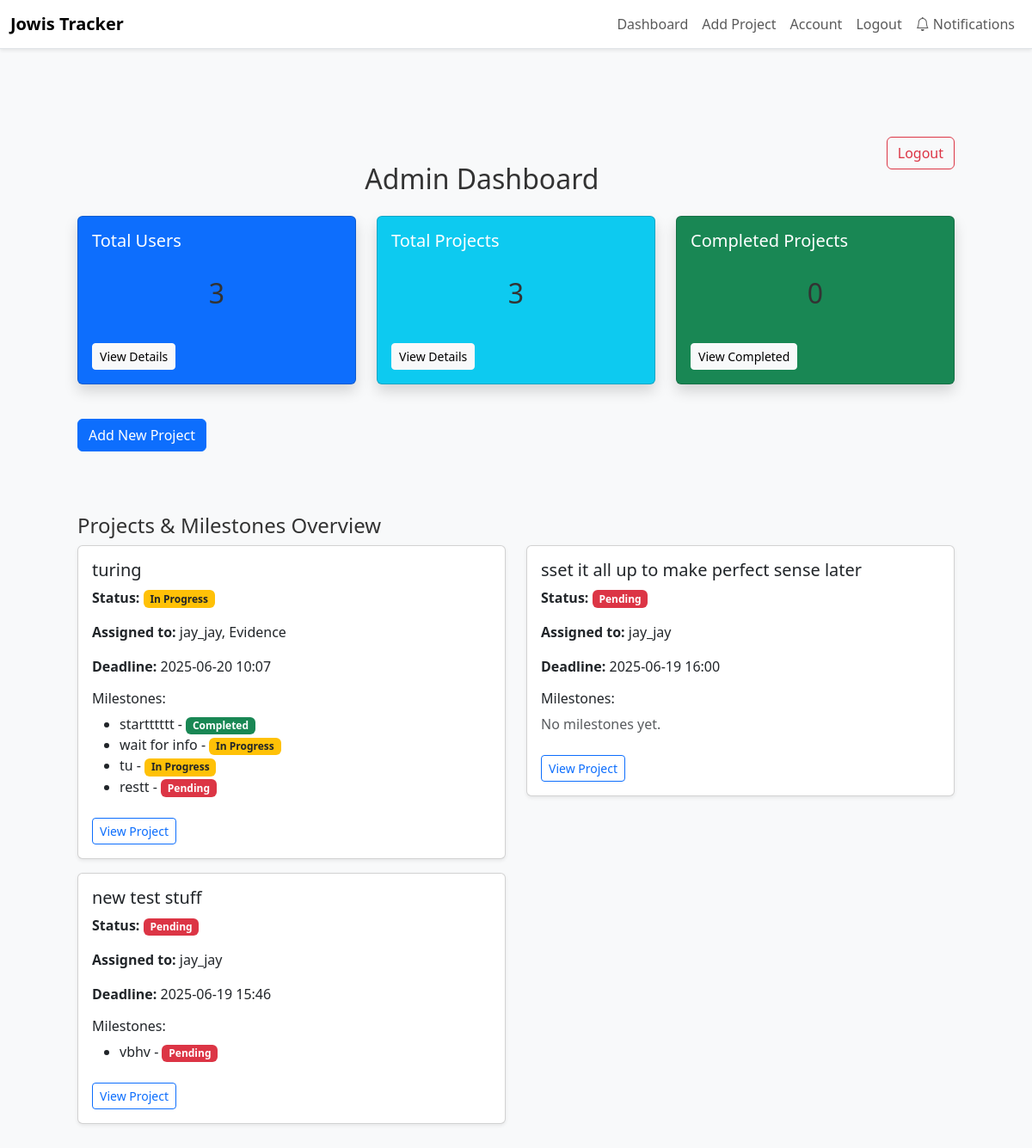
The app's page /admin (signed in), older data.
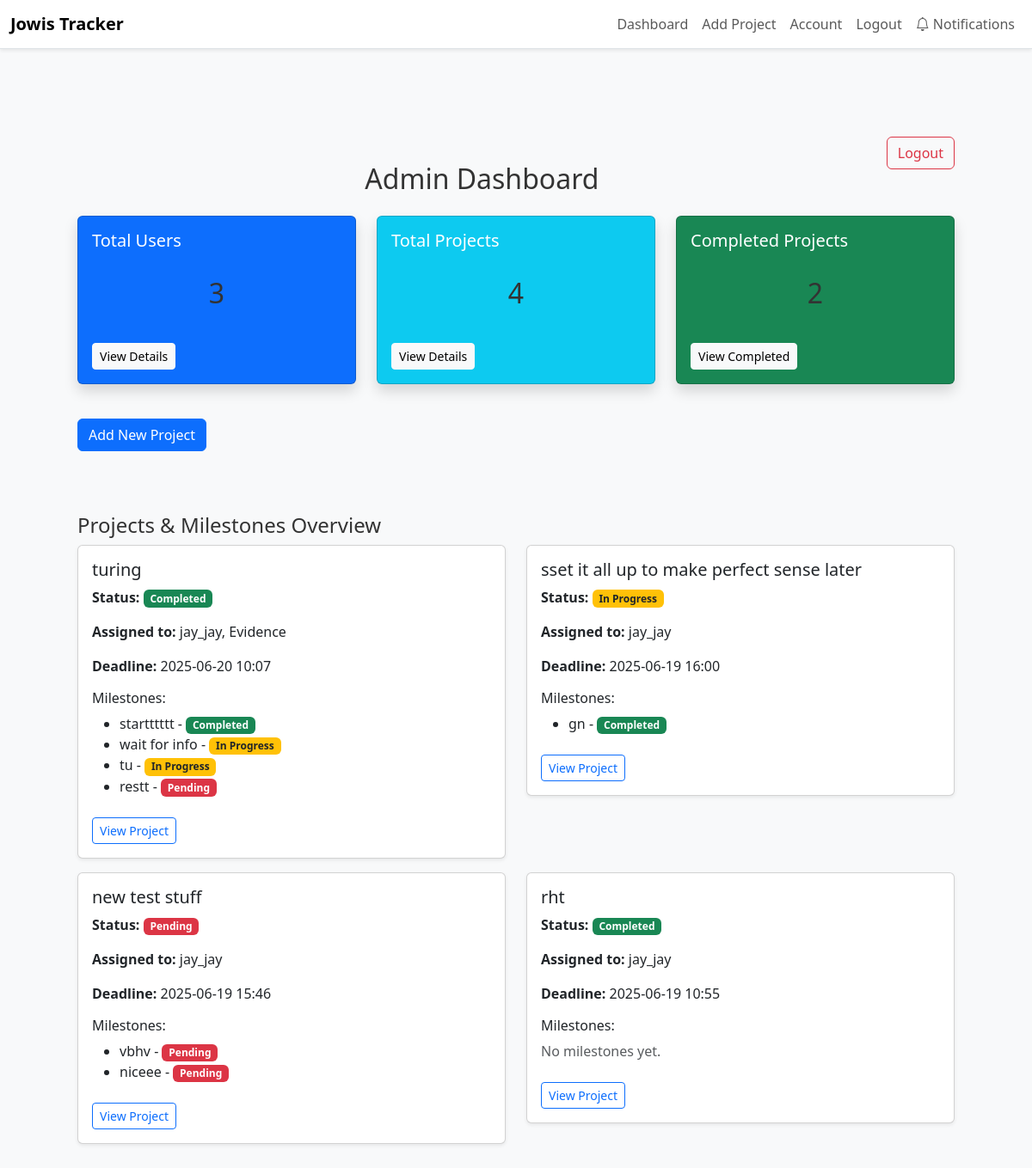
The same page, newer data.
### app/dbmodels.py (models this page shows, shortened)
class Project(db.Model):
    id = db.Column(db.Integer, primary_key=True)
    title = db.Column(db.String(150), nullable=False)
    description = db.Column(db.Text, nullable=False)
    tasks = db.relationship("Task", backref="project", cascade="all, delete-orphan", passive_deletes=True)
    milestones = db.relationship("Milestone", backref="project", cascade="all, delete-orphan", passive_deletes=True)
    deadline = db.Column(db.DateTime, nullable=False, default = datetime.now(timezone.utc)) # default to current time in UTC
    status = db.Column(db.String(20), nullable=False, default="Pending")
    comment = db.Column(db.Text, nullable=True)
    users = db.relationship(
        'User',
        secondary=project_users,
        back_populates='projects'
    )

class User(db.Model, UserMixin):
    id = db.Column(db.Integer, primary_key=True)
    username = db.Column(db.String(150), unique=True, nullable=False)
    email = db.Column(db.String(150), unique=True, nullable=False)
    password_hash = db.Column(db.String(150), nullable=False)
    tasks = db.relationship("Task", backref="assigned_to", cascade='all, delete-orphan',passive_deletes=True)
    role = db.Column(db.String(50), nullable=False, default="employee") # or admin
    projects = db.relationship(
        'Project',
        secondary=project_users,
        back_populates='users'
    )
    reset_code = db.Column(db.String(8), nullable=True)
    reset_code_expiry = db.Column(db.DateTime, nullable=True)

class Milestone(db.Model):
    id = db.Column(db.Integer, primary_key=True)
    name = db.Column(db.String(140), nullable=False)
    deadline = db.Column(db.DateTime, nullable=False)
    project_id = db.Column(db.Integer, db.ForeignKey("project.id", ondelete="CASCADE"), nullable=False) # ondelete="CASCADE" ensures that if a project is deleted, its milestones are also deleted
    tasks = db.relationship("Task", backref="milestone", lazy="dynamic")
    status = db.Column(db.String(20), nullable=False, default="Pending")

### app/routes.py (the view)
@main.route('/admin')
@login_required
def admin_dashboard():
    if current_user.role != "admin":
        abort(403)
    user_count = User.query.count()
    project_count = Project.query.count()
    completed_count = Project.query.filter_by(status='Completed').count()
    projects = Project.query.order_by(Project.deadline.desc()).all()
    return render_template(
        'admin_dashboard.html',
        user_count=user_count,
        project_count=project_count,
        completed_count=completed_count,
        projects=projects
    )

### app/__init__.py (called while the page is built)
def create_app():
    app= Flask(__name__)
    app.config.from_object("config.Config") # load app config from config.py
    db.init_app(app)
    migrate.init_app(app, db)
    login_manager.init_app(app)
    mail.init_app(app)
    scheduler.init_app(app)
    scheduler.start()
    from . import jobs  # <-- Import jobs to register them
    from .admin import init_admin
    init_admin(app)
    login_manager.login_view = "main.login"
    login_manager.login_message_category ="info"
    from .dbmodels import User
    @login_manager.user_loader
    def load_user(user_id):
        return User.query.get(int(user_id))
    from .routes import main
    app.register_blueprint(main)
    return app

### app/templates/admin_dashboard.html
{% extends "base.html" %}
{% block content %}
<div class="container mt-4">
  <a href="{{ url_for('main.logout') }}" class="btn btn-outline-danger float-end mb-3">Logout</a>
  <h2 class="mb-4">Admin Dashboard</h2>
  <div class="row mb-4">
    <div class="col-md-4">
      <div class="card text-white bg-primary mb-3 shadow">
        <div class="card-body">
          <h5 class="card-title">Total Users</h5>
          <h2>{{ user_count }}</h2>
          <a href="{{ url_for('main.admin_users') }}" class="btn btn-light btn-sm mt-2">View Details</a>
        </div>
      </div>
    </div>
    <div class="col-md-4">
      <div class="card text-white bg-info mb-3 shadow">
        <div class="card-body">
          <h5 class="card-title">Total Projects</h5>
          <h2>{{ project_count }}</h2>
          <a href="{{ url_for('main.admin_projects') }}" class="btn btn-light btn-sm mt-2">View Details</a>
        </div>
      </div>
    </div>
    <div class="col-md-4">
      <div class="card text-white bg-success mb-3 shadow">
        <div class="card-body">
          <h5 class="card-title">Completed Projects</h5>
          <h2>{{ completed_count }}</h2>
          <a href="{{ url_for('main.admin_projects', status='Completed') }}" class="btn btn-light btn-sm mt-2">View Completed</a>
        </div>
      </div>
    </div>
  </div>
  <a href="{{ url_for('main.add_project') }}" class="btn btn-primary mb-4">Add New Project</a>
  <h4 class="mt-5">Projects & Milestones Overview</h4>
  <div class="row">
    {% for project in projects %}
    <div class="col-md-6">
      <div class="card mb-3 shadow-sm">
        <div class="card-body">
          <h5 class="card-title">{{ project.title }}</h5>
          <p><strong>Status:</strong>
            {% if project.status == 'Completed' %}
              <span class="badge bg-success">Completed</span>
            {% elif project.status == 'Pending' %}
              <span class="badge bg-danger">Pending</span>
            {% elif project.status == 'In Progress' %}
              <span class="badge bg-warning text-dark">In Progress</span>
            {% else %}
              <span class="badge bg-secondary">Unknown</span>
            {% endif %}
          </p>
          <p><strong>Assigned to:</strong>
            {% for user in project.users %}
              {{ user.username }}{% if not loop.last %}, {% endif %}
            {% endfor %}
          </p>
          <p><strong>Deadline:</strong> {{ project.deadline.strftime('%Y-%m-%d %H:%M') if project.deadline else 'N/A' }}</p>
          <h6>Milestones:</h6>
          {% if project.milestones %}
            <ul>
              {% for milestone in project.milestones %}
                <li>
                  {{ milestone.name }} -
                  {% if milestone.status == 'Completed' %}
                    <span class="badge bg-success">Completed</span>
                  {% elif milestone.status == 'Pending' %}
                    <span class="badge bg-danger">Pending</span>
                  {% elif milestone.status == 'In Progress' %}
                    <span class="badge bg-warning text-dark">In Progress</span>
                  {% else %}
                    <span class="badge bg-secondary">Unknown</span>
                  {% endif %}
                </li>
              {% endfor %}
            </ul>
          {% else %}
            <p class="text-muted">No milestones yet.</p>
          {% endif %}
          <a href="{{ url_for('main.admin_project_detail', project_id=project.id) }}" class="btn btn-outline-primary btn-sm mt-2">View Project</a>
        </div>
      </div>
    </div>
    {% endfor %}
  </div>
</div>
{% endblock %}

### app/templates/base.html (shortened to what this page needs)
<!DOCTYPE html>
<html lang="en">
<head>
    <link href="https://cdn.jsdelivr.net/npm/bootstrap@5.3.0/dist/css/bootstrap.min.css" rel="stylesheet">
    <link rel="stylesheet" href="{{ url_for('static', filename='style.css') }}">
    <link rel="stylesheet" href="https://cdn.jsdelivr.net/npm/bootstrap-icons@1.10.5/font/bootstrap-icons.css">
</head>
<body class="bg-light">
    {% include "_navbar.html" %}
    <div class="container py-4">
        {% block content %}{% endblock %}
    </div>
</body>
</html>

### app/templates/_navbar.html (shortened to what this page needs)
<nav class="navbar navbar-expand-lg navbar-light bg-white border-bottom shadow-sm mb-4">
  <div class="container-fluid">
    <a class="navbar-brand fw-bold" href="{{ url_for('main.dashboard') }}">Jowis Tracker</a>
    <div class="collapse navbar-collapse justify-content-end" id="navbarNav">
      <ul class="navbar-nav">
        <li class="nav-item">
          <a class="nav-link" href="{{ url_for('main.dashboard') }}">Dashboard</a>
        </li>
        <li class="nav-item">
          <a class="nav-link" href="{{ url_for('main.add_project') }}">Add Project</a>
        </li>
        <li class="nav-item">
          <a class="nav-link" href="{{ url_for('main.account') }}">Account</a>
        </li>
        <li class="nav-item">
          <a class="nav-link" href="{{ url_for('main.logout') }}">Logout</a>
        </li>
        <li class="nav-item">
          <a class="nav-link" href="{{ url_for('main.notifications') }}">
            <i class="bi bi-bell"></i> Notifications
          </a>
        </li>
      </ul>
    </div>
  </div>
</nav>

### app/static/style.css (style rules this page uses)
body { background-color: #f2f2f2; font-family: Arial, sans-serif; margin: 0; }
h2 { text-align: center; margin-bottom: 20px; color: #333; }
body { font-family: "Segoe UI", Tahoma, Geneva, Verdana, sans-serif; background-color: #f0f2f5; margin: 0; }
h2 { margin-bottom: 25px; color: #333; }
a { color: #007bff; text-decoration: none; }
body { background-color: #f4f6f8; font-family: "Segoe UI", Tahoma, Geneva, Verdana, sans-serif; color: #333; margin: 0; padding: 0; }
.container { padding: 30px; border-radius: 12px; }
h2 { text-align: center; margin-bottom: 30px; color: #2c3e50; }
body { font-family: "Segoe UI", Tahoma, Geneva, Verdana, sans-serif; background-color: #f4f6f8; margin: 0; }
h2 { text-align: center; color: #333; margin-top: 30px; }

Row changes from the older to the newer data that the page shows:
changed Project "turing": status "In Progress" → "Completed"
changed Project "sset it all up to make perfect sense later": status "Pending" → "In Progress"; no longer shows "No milestones yet."
added Milestone: name "gn", status "Completed", shown under Project "sset it all up to make perfect sense later"
added Milestone: name "niceee", status "Pending", shown under Project "new test stuff"
added Project: title "rht", status "Completed", deadline "2025-06-19 10:55", shows "No milestones yet.", User (username "jay_jay")
Text that changed along with them:
{{ project_count }}: "3" → "4"
{{ completed_count }}: "0" → "2"
